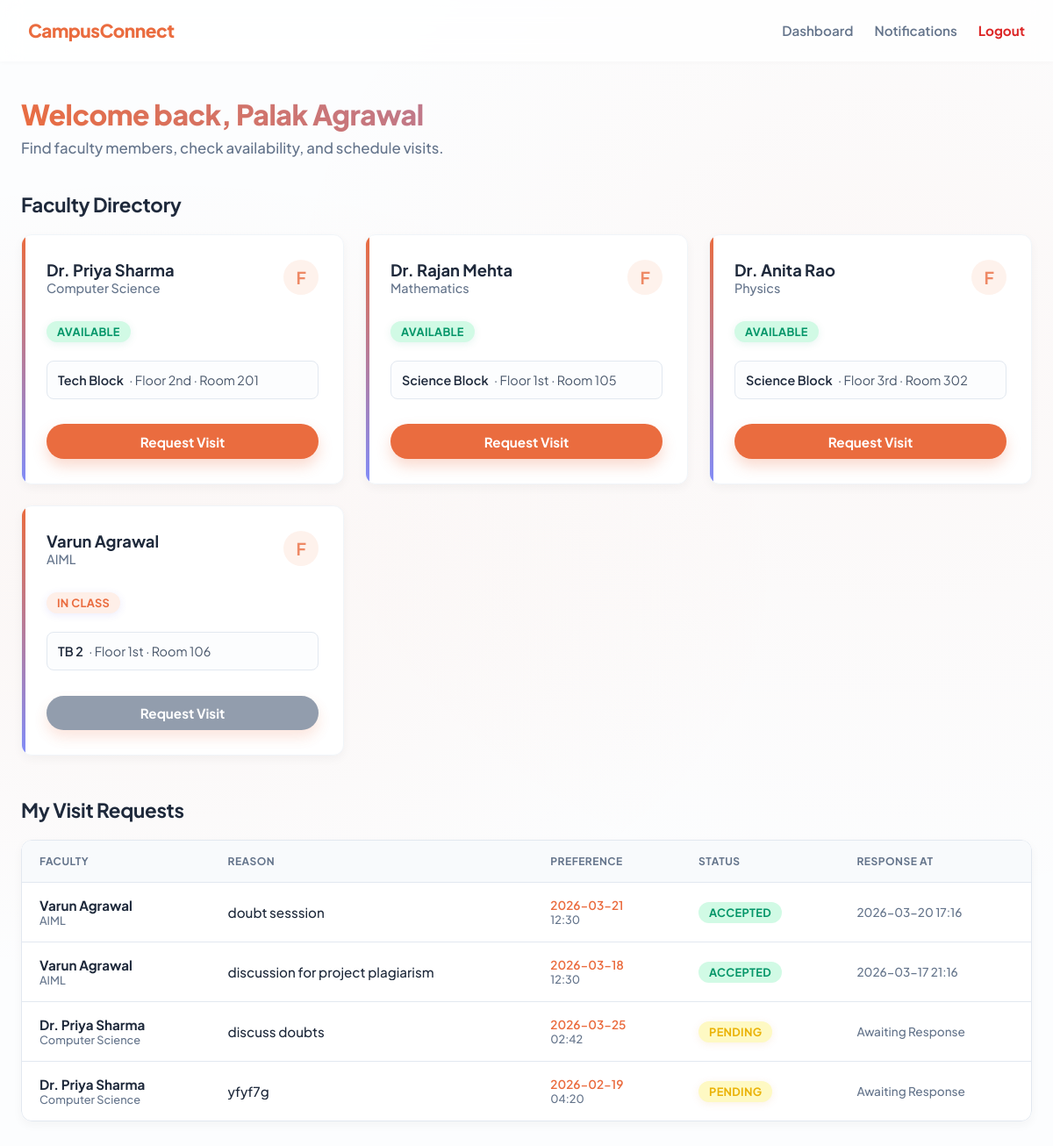
The page /student (signed in) on the database its author committed.
### app.py (models this page shows, shortened)
class User(db.Model):
    id = db.Column(db.Integer, primary_key=True)
    name = db.Column(db.String(100), nullable=False)
    email = db.Column(db.String(120), unique=True, nullable=False)
    password = db.Column(db.String(200), nullable=False)
    role = db.Column(db.String(10), nullable=False)  # 'student' or 'faculty'
    department = db.Column(db.String(100))
    building = db.Column(db.String(50))
    floor = db.Column(db.String(20))
    room = db.Column(db.String(20))
    availability = db.Column(db.String(20), default='available')  # available, busy, in_class

class VisitRequest(db.Model):
    id = db.Column(db.Integer, primary_key=True)
    student_id = db.Column(db.Integer, db.ForeignKey('user.id'), nullable=False)
    faculty_id = db.Column(db.Integer, db.ForeignKey('user.id'), nullable=False)
    reason = db.Column(db.String(300), nullable=False)
    preferred_date = db.Column(db.String(20))
    preferred_time = db.Column(db.String(20))
    status = db.Column(db.String(20), default='pending')  # pending, accepted, rejected
    response_time = db.Column(db.String(50))
    created_at = db.Column(db.DateTime, default=lambda: datetime.now(timezone.utc))
    student = db.relationship('User', foreign_keys=[student_id])
    faculty = db.relationship('User', foreign_keys=[faculty_id])

### app.py (the view)
@app.route('/student')
@login_required
@role_required('student')
def student_dashboard():
    faculty_list = db.session.query(User).filter_by(role='faculty').all()
    my_requests = db.session.query(VisitRequest).filter_by(student_id=session['user_id']).order_by(VisitRequest.created_at.desc()).all()
    unread = get_unread_count(session['user_id'])
    return render_template('student_dashboard.html', faculty_list=faculty_list, my_requests=my_requests, unread=unread)

### app.py (called while the page is built)
def login_required(f):
    @wraps(f)
    def decorated(*args, **kwargs):
        if 'user_id' not in session:
            flash('Please log in to continue.', 'warning')
            return redirect(url_for('login'))
        return f(*args, **kwargs)
    return decorated

def role_required(role):
    def decorator(f):
        @wraps(f)
        def decorated(*args, **kwargs):
            if session.get('role') != role:
                flash('Access denied.', 'danger')
                return redirect(url_for('login'))
            return f(*args, **kwargs)
        return decorated
    return decorator

def get_unread_count(user_id):
    return db.session.query(Notification).filter_by(user_id=user_id, is_read=False).count()

### templates/student_dashboard.html (shortened to what this page needs)
{% extends 'base.html' %}
{% block content %}
<div class="container">
  <div style="margin-bottom:2.5rem;animation: slideInDown 0.4s ease-out;">
    <h1 style="background: -webkit-linear-gradient(45deg, var(--primary), #818cf8); -webkit-background-clip: text; -webkit-text-fill-color: transparent;">
      Welcome back, {{ session.name }}
    </h1>
    <p class="subtitle" style="margin-top:0.5rem;">Find faculty members, check availability, and schedule visits.</p>
  </div>
  <div class="section-header">
    <h2 style="display:flex;align-items:center;gap:0.5rem;margin:0;">Faculty Directory</h2>
  </div>
  <div class="card-grid" style="margin-bottom:3rem;">
    {% for f in faculty_list %}
    <div class="card faculty-card" style="animation: fadeInUp 0.5s ease-out; animation-fill-mode: both; animation-delay: {{ loop.index0 * 0.1 }}s;">
      <div style="display:flex;justify-content:space-between;align-items:flex-start;margin-bottom:0.5rem;">
        <div>
          <div class="name">{{ f.name }}</div>
          <div class="dept">{{ f.department }}</div>
        </div>
        <div style="width:40px;height:40px;border-radius:50%;background:var(--primary-light);color:var(--primary);font-weight:bold;display:flex;align-items:center;justify-content:center;font-size:1.2rem;opacity:0.8;">F</div>
      </div>
      <div style="margin:0.5rem 0;">
        <span class="badge badge-{{ f.availability }}">
          {% if f.availability == 'available' %}Available
          {% elif f.availability == 'busy' %}Busy
          {% else %}In Class
          {% endif %}
        </span>
      </div>
      <div class="location" style="background:var(--bg-color);padding:0.75rem;border-radius:8px;border:1px solid var(--border);margin-bottom:1rem;">
        <span>{{ f.building }}</span> · Floor {{ f.floor }} · Room {{ f.room }}
      </div>
      <div style="margin-top:auto;">
        <a href="{{ url_for('send_request', faculty_id=f.id) }}" class="btn btn-primary" style="width:100%;{% if f.availability != 'available' %}opacity:0.7;background:var(--text-muted);{% endif %}">
          Request Visit
        </a>
      </div>
    </div>
    {% endfor %}
  </div>
  <div class="section-header">
    <h2 style="display:flex;align-items:center;gap:0.5rem;margin:0;">My Visit Requests</h2>
  </div>
  <div class="card" style="padding:0;overflow:hidden;border:none;">
    {% if my_requests %}
    <div class="table-wrap">
      <table>
        <thead>
          <tr>
            <th>Faculty</th>
            <th>Reason</th>
            <th>Preference</th>
            <th>Status</th>
            <th>Response At</th>
          </tr>
        </thead>
        <tbody>
          {% for r in my_requests %}
          <tr>
            <td>
              <div style="font-weight:700;">{{ r.faculty.name }}</div>
              <div style="font-size:0.8rem;color:var(--text-muted);">{{ r.faculty.department }}</div>
            </td>
            <td>
              <div style="max-width:300px;overflow:hidden;text-overflow:ellipsis;white-space:nowrap;" title="{{ r.reason }}">
                {{ r.reason }}
              </div>
            </td>
            <td>
              {% if r.preferred_date %}
                <div style="font-size:0.85rem;font-weight:600;color:var(--primary);">{{ r.preferred_date }}</div>
                <div style="font-size:0.8rem;color:var(--text-muted);">{{ r.preferred_time or '' }}</div>
              {% else %}
                <span style="color:var(--text-muted);">—</span>
              {% endif %}
            </td>
            <td><span class="badge badge-{{ r.status }}">{{ r.status.title() }}</span></td>
            <td>
              <div style="font-size:0.85rem;color:var(--text-muted);font-weight:500;">
                {{ r.response_time or 'Awaiting Response' }}
              </div>
            </td>
          </tr>
          {% endfor %}
        </tbody>
      </table>
    </div>
    {% endif %}
  </div>
</div>
{% endblock %}

### templates/base.html (shortened to what this page needs)
<!DOCTYPE html>
<html lang="en">
<head>
</head>
<body>
{% if session.user_id %}
<nav>
  <div class="brand">
    CampusConnect
  </div>
  <div class="nav-links">
    <a href="{{ url_for('student_dashboard' if session.role == 'student' else 'faculty_dashboard') }}">Dashboard</a>
    <a href="{{ url_for('notifications') }}" style="display:flex;align-items:center;">
      Notifications
      {% set unread = get_unread_count(session.user_id) %}
    </a>
    <a href="{{ url_for('logout') }}" style="color:var(--danger); font-weight:700;">Logout</a>
  </div>
</nav>
{% endif %}
{% block content %}{% endblock %}
</body>
</html>

### rows shown on the page
User: name "Dr. Priya Sharma", department "Computer Science", availability "AVAILABLE", building "Tech Block", floor "2nd", room "201"
User: name "Dr. Rajan Mehta", department "Mathematics", availability "AVAILABLE", building "Science Block", floor "1st", room "105"
User: name "Dr. Anita Rao", department "Physics", availability "AVAILABLE", building "Science Block", floor "3rd", room "302"
User: name "Varun Agrawal", department "AIML", availability "IN CLASS", building "TB 2", floor "1st", room "106"
VisitRequest: faculty.name "Varun Agrawal", faculty.department "AIML", reason "doubt sesssion", preferred_date "2026-03-21", preferred_time "12:30", status "ACCEPTED", response_time "2026-03-20 17:16"
VisitRequest: faculty.name "Varun Agrawal", faculty.department "AIML", reason "discussion for project plagiarism", preferred_date "2026-03-18", preferred_time "12:30", status "ACCEPTED", response_time "2026-03-17 21:16"
VisitRequest: faculty.name "Dr. Priya Sharma", faculty.department "Computer Science", reason "discuss doubts", preferred_date "2026-03-25", preferred_time "02:42", status "PENDING", response_time "Awaiting Response"
VisitRequest: faculty.name "Dr. Priya Sharma", faculty.department "Computer Science", reason "yfyf7g", preferred_date "2026-02-19", preferred_time "04:20", status "PENDING", response_time "Awaiting Response"

### other values the page prints
{{ session.name }} "Palak Agrawal"
